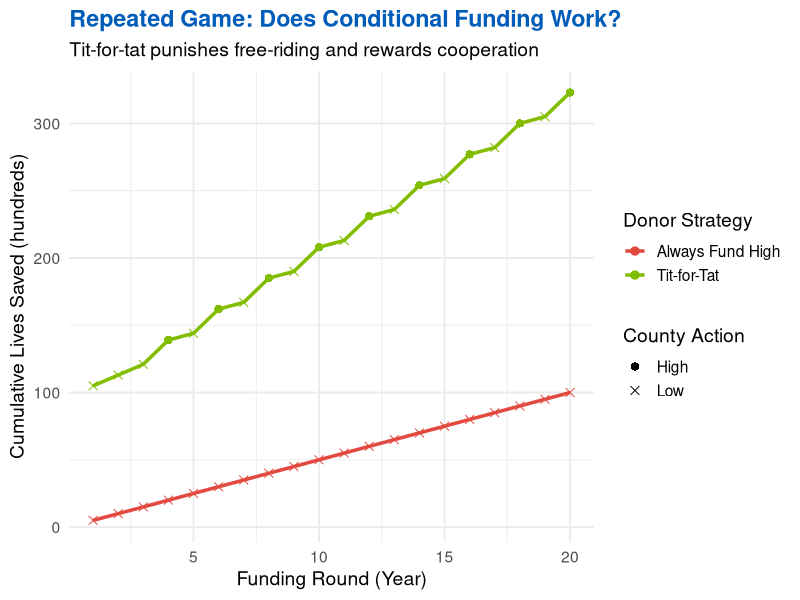
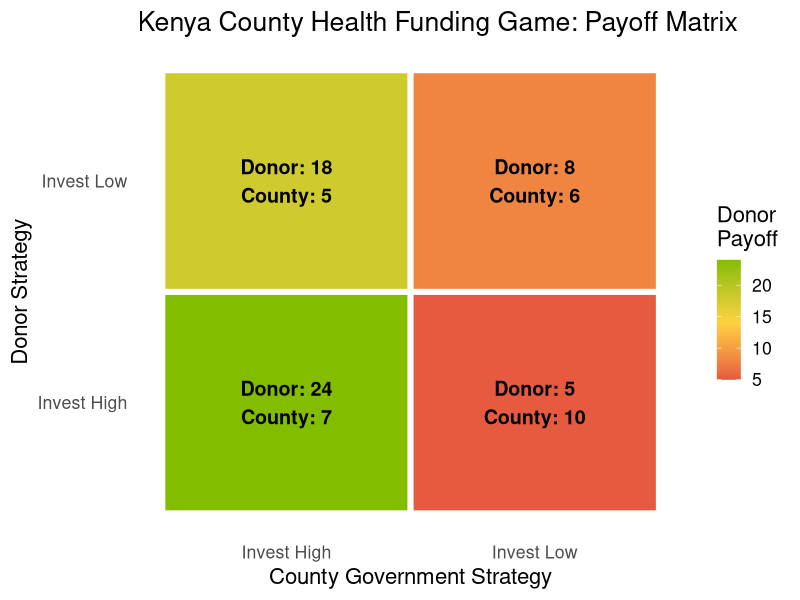

These charts were generated, in order, by the following R code:
## ---- chunk 1
#| label: payoff-and-nash
#| echo: true

# Donor payoffs (lives saved, in hundreds)
donor_payoffs <- matrix(
  c(24, 18, 5, 8), nrow = 2, ncol = 2,
  dimnames = list(Donor = c("Invest High", "Invest Low"),
                  County = c("Invest High", "Invest Low")))

# County government payoffs (composite score)
gov_payoffs <- matrix(
  c(7, 5, 10, 6), nrow = 2, ncol = 2,
  dimnames = list(Donor = c("Invest High", "Invest Low"),
                  County = c("Invest High", "Invest Low")))

# Find Nash Equilibria by checking best responses
find_nash <- function(p1, p2) {
  nash <- list()
  for (i in 1:nrow(p1))
    for (j in 1:ncol(p1))
      if (p1[i, j] == max(p1[, j]) & p2[i, j] == max(p2[i, ]))
        nash <- c(nash, list(c(row = i, col = j)))
  nash
}

ne <- find_nash(donor_payoffs, gov_payoffs)
for (eq in ne)
  cat(sprintf("Nash Equilibrium: (%s, %s) -> Donor: %d, County: %d\n",
              rownames(donor_payoffs)[eq[1]],
              colnames(donor_payoffs)[eq[2]],
              donor_payoffs[eq[1], eq[2]], gov_payoffs[eq[1], eq[2]]))
# Expected: (Invest High, Invest Low) -- the free-rider outcome
## ---- chunk 2
#| label: repeated-game
#| echo: true
#| fig-width: 10
#| fig-height: 5

library(ggplot2)
set.seed(42)

simulate_repeated <- function(donor_strategy, n = 20) {
  d_act <- g_act <- character(n)
  d_pay <- g_pay <- numeric(n)
  payoffs <- list("High_High" = c(D=24,G=7), "High_Low" = c(D=5,G=10),
                  "Low_High"  = c(D=18,G=5), "Low_Low"  = c(D=8,G=6))
  for (t in 1:n) {
    d_act[t] <- if (donor_strategy == "always_high") "High"
                else if (t == 1) "High"
                else if (g_act[t-1] == "High") "High" else "Low"
    g_act[t] <- if (t <= 3) "Low"
                else if (donor_strategy == "tit_for_tat" & d_act[t] == "Low") "High"
                else "Low"
    p <- payoffs[[paste0(d_act[t], "_", g_act[t])]]
    d_pay[t] <- p["D"]; g_pay[t] <- p["G"]
  }
  data.frame(round=1:n, county_action=g_act, donor_payoff=d_pay)
}

always <- simulate_repeated("always_high"); always$strategy <- "Always Fund High"
tft    <- simulate_repeated("tit_for_tat"); tft$strategy    <- "Tit-for-Tat"
results <- rbind(always, tft)

ggplot(results, aes(x=round, y=cumsum(donor_payoff), color=strategy)) +
  geom_line(linewidth=1.2) +
  geom_point(aes(shape=county_action), size=2.5) +
  scale_color_manual(values=c("#E24A3F","#83BD00")) +
  scale_shape_manual(values=c(High=16, Low=4), name="County Action") +
  labs(title="Repeated Game: Does Conditional Funding Work?",
       subtitle="Tit-for-tat punishes free-riding and rewards cooperation",
       x="Funding Round (Year)", y="Cumulative Lives Saved (hundreds)",
       color="Donor Strategy") +
  theme_minimal(base_size=14) +
  theme(plot.title=element_text(color="#005CB9", face="bold"))
## ---- chunk 3
#| label: payoff-heatmap
#| echo: true
#| fig-width: 9
#| fig-height: 5

game_df <- expand.grid(Donor=c("Invest High","Invest Low"),
                       County=c("Invest High","Invest Low"))
game_df$Donor_Payoff <- c(24,18,5,8)
game_df$County_Payoff <- c(7,5,10,6)
game_df$Label <- paste0("Donor: ",game_df$Donor_Payoff,
                        "\nCounty: ",game_df$County_Payoff)

ggplot(game_df, aes(x=County, y=Donor, fill=Donor_Payoff)) +
  geom_tile(color="white", linewidth=2) +
  geom_text(aes(label=Label), size=5, fontface="bold") +
  scale_fill_gradient2(low="#E24A3F", mid="#FED141", high="#83BD00",
                       midpoint=14, name="Donor\nPayoff") +
  labs(title="Kenya County Health Funding Game: Payoff Matrix",
       x="County Government Strategy", y="Donor Strategy") +
  theme_minimal(base_size=16) + theme(panel.grid=element_blank())
